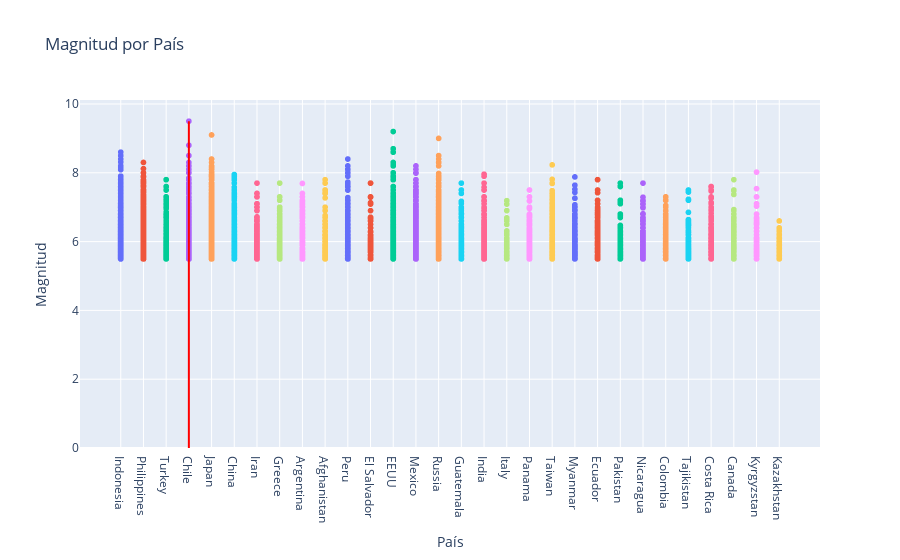

The notebook cell saved with this chart:
### Code cell
if isinstance(dfterremotos_30, pd.DataFrame):
    
    if all(col in dfterremotos_30.columns for col in ['Pais', 'Mag']):
        
        pais_con_max_magnitud = dfterremotos_30.loc[dfterremotos_30['Mag'].idxmax()]['Pais']
        
        fig = px.scatter(dfterremotos_30, x='Pais', y='Mag', color='Pais', title='Magnitud por País',
                         labels={'Mag': 'Magnitud', 'Pais': 'País'})
        
        max_magnitud = dfterremotos_30['Mag'].max()
        fig.add_shape(
            type='line',
            x0=pais_con_max_magnitud, x1=pais_con_max_magnitud,
            y0=0, y1=max_magnitud,
            line=dict(color='red', width=2)
        )
        
        fig.update_layout(showlegend=False) 

        fig.show()
        
        print(f"El país con el récord de la magnitud más alta es: {pais_con_max_magnitud}")
    else:
        print("Las columnas necesarias ('Pais', 'Mag').")
else:
    print("dfterremotos_30 no es un DataFrame.")

### Figure 1 — Plotly figure (JSON) as saved in the notebook; plotly's stock layout.template omitted (floating-point values rounded to 4 significant figures; data arrays with more than 128 entries replaced by an {"elided": "..."} marker saying what was removed)
{"data": [{"hovertemplate": "País=%{x}<br>Magnitud=%{y}<extra></extra>", "legendgroup": "Indonesia", "marker": {"color": "#636efa", "symbol": "circle"}, "mode": "markers", "name": "Indonesia", "showlegend": true, "type": "scattergl", "x": {"elided": "3650 str values"}, "xaxis": "x", "y": {"elided": "3650 float values"}, "yaxis": "y"}, {"hovertemplate": "País=%{x}<br>Magnitud=%{y}<extra></extra>", "legendgroup": "Philippines", "marker": {"color": "#EF553B", "symbol": "circle"}, "mode": "markers", "name": "Philippines", "showlegend": true, "type": "scattergl", "x": {"elided": "1612 str values"}, "xaxis": "x", "y": {"elided": "1612 float values"}, "yaxis": "y"}, {"hovertemplate": "País=%{x}<br>Magnitud=%{y}<extra></extra>", "legendgroup": "Turkey", "marker": {"color": "#00cc96", "symbol": "circle"}, "mode": "markers", "name": "Turkey", "showlegend": true, "type": "scattergl", "x": {"elided": "310 str values"}, "xaxis": "x", "y": {"elided": "310 float values"}, "yaxis": "y"}, {"hovertemplate": "País=%{x}<br>Magnitud=%{y}<extra></extra>", "legendgroup": "Chile", "marker": {"color": "#ab63fa", "symbol": "circle"}, "mode": "markers", "name": "Chile", "showlegend": true, "type": "scattergl", "x": {"elided": "1256 str values"}, "xaxis": "x", "y": {"elided": "1256 float values"}, "yaxis": "y"}, {"hovertemplate": "País=%{x}<br>Magnitud=%{y}<extra></extra>", "legendgroup": "Japan", "marker": {"color": "#FFA15A", "symbol": "circle"}, "mode": "markers", "name": "Japan", "showlegend": true, "type": "scattergl", "x": {"elided": "3036 str values"}, "xaxis": "x", "y": {"elided": "3036 float values"}, "yaxis": "y"}, {"hovertemplate": "País=%{x}<br>Magnitud=%{y}<extra></extra>", "legendgroup": "China", "marker": {"color": "#19d3f3", "symbol": "circle"}, "mode": "markers", "name": "China", "showlegend": true, "type": "scattergl", "x": {"elided": "678 str values"}, "xaxis": "x", "y": {"elided": "678 float values"}, "yaxis": "y"}, {"hovertemplate": "País=%{x}<br>Magnitud=%{y}<extra></extra>", "legendgroup": "Iran", "marker": {"color": "#FF6692", "symbol": "circle"}, "mode": "markers", "name": "Iran", "showlegend": true, "type": "scattergl", "x": {"elided": "346 str values"}, "xaxis": "x", "y": {"elided": "346 float values"}, "yaxis": "y"}, {"hovertemplate": "País=%{x}<br>Magnitud=%{y}<extra></extra>", "legendgroup": "Greece", "marker": {"color": "#B6E880", "symbol": "circle"}, "mode": "markers", "name": "Greece", "showlegend": true, "type": "scattergl", "x": {"elided": "436 str values"}, "xaxis": "x", "y": {"elided": "436 float values"}, "yaxis": "y"}, {"hovertemplate": "País=%{x}<br>Magnitud=%{y}<extra></extra>", "legendgroup": "Argentina", "marker": {"color": "#FF97FF", "symbol": "circle"}, "mode": "markers", "name": "Argentina", "showlegend": true, "type": "scattergl", "x": {"elided": "291 str values"}, "xaxis": "x", "y": {"elided": "291 float values"}, "yaxis": "y"}, {"hovertemplate": "País=%{x}<br>Magnitud=%{y}<extra></extra>", "legendgroup": "Afghanistan", "marker": {"color": "#FECB52", "symbol": "circle"}, "mode": "markers", "name": "Afghanistan", "showlegend": true, "type": "scattergl", "x": {"elided": "207 str values"}, "xaxis": "x", "y": {"elided": "207 float values"}, "yaxis": "y"}, {"hovertemplate": "País=%{x}<br>Magnitud=%{y}<extra></extra>", "legendgroup": "Peru", "marker": {"color": "#636efa", "symbol": "circle"}, "mode": "markers", "name": "Peru", "showlegend": true, "type": "scattergl", "x": {"elided": "579 str values"}, "xaxis": "x", "y": {"elided": "579 float values"}, "yaxis": "y"}, {"hovertemplate": "País=%{x}<br>Magnitud=%{y}<extra></extra>", "legendgroup": "El Salvador", "marker": {"color": "#EF553B", "symbol": "circle"}, "mode": "markers", "name": "El Salvador", "showlegend": true, "type": "scattergl", "x": ["El Salvador", "El Salvador", "El Salvador", "El Salvador", "El Salvador", "El Salvador", "El Salvador", "El Salvador", "El Salvador", "El Salvador", "El Salvador", "El Salvador", "El Salvador", "El Salvador", "El Salvador", "El Salvador", "El Salvador", "El Salvador", "El Salvador", "El Salvador", "El Salvador", "El Salvador", "El Salvador", "El Salvador", "El Salvador", "El Salvador", "El Salvador", "El Salvador", "El Salvador", "El Salvador", "El Salvador", "El Salvador", "El Salvador", "El Salvador", "El Salvador", "El Salvador", "El Salvador", "El Salvador", "El Salvador", "El Salvador", "El Salvador", "El Salvador", "El Salvador", "El Salvador", "El Salvador", "El Salvador", "El Salvador", "El Salvador", "El Salvador", "El Salvador", "El Salvador", "El Salvador", "El Salvador", "El Salvador", "El Salvador", "El Salvador", "El Salvador", "El Salvador", "El Salvador", "El Salvador", "El Salvador", "El Salvador", "El Salvador", "El Salvador", "El Salvador", "El Salvador", "El Salvador", "El Salvador", "El Salvador", "El Salvador", "El Salvador", "El Salvador", "El Salvador", "El Salvador", "El Salvador", "El Salvador", "El Salvador", "El Salvador", "El Salvador", "El Salvador", "El Salvador", "El Salvador", "El Salvador", "El Salvador", "El Salvador", "El Salvador", "El Salvador", "El Salvador", "El Salvador", "El Salvador", "El Salvador", "El Salvador", "El Salvador", "El Salvador", "El Salvador", "El Salvador", "El Salvador", "El Salvador", "El Salvador", "El Salvador", "El Salvador", "El Salvador", "El Salvador", "El Salvador", "El Salvador"], "xaxis": "x", "y": [5.6, 5.7, 5.5, 6, 5.6, 5.9, 6.6, 5.5, 6.1, 5.9, 6.2, 6.9, 5.6, 5.6, 5.6, 7.3, 5.6, 5.7, 5.5, 5.5, 7.3, 5.5, 5.7, 5.7, 5.9, 5.9, 5.8, 5.7, 5.7, 5.7, 6, 6.3, 5.5, 5.5, 5.7, 5.8, 5.9, 6.1, 5.5, 6.6, 5.8, 5.7, 5.6, 5.7, 5.7, 5.8, 5.6, 5.7, 7.7, 6.1, 6.5, 5.6, 5.5, 5.6, 5.7, 5.6, 5.6, 5.5, 5.6, 6, 5.8, 5.5, 5.7, 5.7, 5.7, 5.6, 5.8, 5.5, 5.8, 5.5, 7.29, 5.9, 5.68, 5.5, 5.53, 5.93, 6.04, 5.77, 6.06, 5.96, 5.85, 6.03, 5.74, 6.16, 5.9, 5.99, 5.77, 5.84, 6.28, 6.18, 5.9, 7.09, 6.19, 5.71, 6.7, 7.13, 6.28, 5.86, 6.69, 6.66, 6.19, 6.4, 6.71, 7.7, 6.4], "yaxis": "y"}, {"hovertemplate": "País=%{x}<br>Magnitud=%{y}<extra></extra>", "legendgroup": "EEUU", "marker": {"color": "#00cc96", "symbol": "circle"}, "mode": "markers", "name": "EEUU", "showlegend": true, "type": "scattergl", "x": {"elided": "2210 str values"}, "xaxis": "x", "y": {"elided": "2210 float values"}, "yaxis": "y"}, {"hovertemplate": "País=%{x}<br>Magnitud=%{y}<extra></extra>", "legendgroup": "Mexico", "marker": {"color": "#ab63fa", "symbol": "circle"}, "mode": "markers", "name": "Mexico", "showlegend": true, "type": "scattergl", "x": {"elided": "816 str values"}, "xaxis": "x", "y": {"elided": "816 float values"}, "yaxis": "y"}, {"hovertemplate": "País=%{x}<br>Magnitud=%{y}<extra></extra>", "legendgroup": "Russia", "marker": {"color": "#FFA15A", "symbol": "circle"}, "mode": "markers", "name": "Russia", "showlegend": true, "type": "scattergl", "x": {"elided": "1834 str values"}, "xaxis": "x", "y": {"elided": "1834 float values"}, "yaxis": "y"}, {"hovertemplate": "País=%{x}<br>Magnitud=%{y}<extra></extra>", "legendgroup": "Guatemala", "marker": {"color": "#19d3f3", "symbol": "circle"}, "mode": "markers", "name": "Guatemala", "showlegend": true, "type": "scattergl", "x": {"elided": "189 str values"}, "xaxis": "x", "y": {"elided": "189 float values"}, "yaxis": "y"}, {"hovertemplate": "País=%{x}<br>Magnitud=%{y}<extra></extra>", "legendgroup": "India", "marker": {"color": "#FF6692", "symbol": "circle"}, "mode": "markers", "name": "India", "showlegend": true, "type": "scattergl", "x": {"elided": "449 str values"}, "xaxis": "x", "y": {"elided": "449 float values"}, "yaxis": "y"}, {"hovertemplate": "País=%{x}<br>Magnitud=%{y}<extra></extra>", "legendgroup": "Italy", "marker": {"color": "#B6E880", "symbol": "circle"}, "mode": "markers", "name": "Italy", "showlegend": true, "type": "scattergl", "x": ["Italy", "Italy", "Italy", "Italy", "Italy", "Italy", "Italy", "Italy", "Italy", "Italy", "Italy", "Italy", "Italy", "Italy", "Italy", "Italy", "Italy", "Italy", "Italy", "Italy", "Italy", "Italy", "Italy", "Italy", "Italy", "Italy", "Italy", "Italy", "Italy", "Italy", "Italy", "Italy", "Italy", "Italy", "Italy", "Italy", "Italy", "Italy", "Italy", "Italy", "Italy", "Italy", "Italy", "Italy", "Italy", "Italy", "Italy", "Italy", "Italy", "Italy", "Italy", "Italy", "Italy", "Italy", "Italy", "Italy", "Italy", "Italy", "Italy", "Italy", "Italy", "Italy", "Italy", "Italy", "Italy", "Italy", "Italy", "Italy", "Italy", "Italy", "Italy", "Italy", "Italy", "Italy", "Italy", "Italy", "Italy", "Italy", "Italy", "Italy", "Italy", "Italy", "Italy", "Italy", "Italy", "Italy", "Italy", "Italy", "Italy", "Italy", "Italy"], "xaxis": "x", "y": [5.5, 5.5, 5.6, 5.7, 6.6, 5.8, 6.1, 5.5, 5.6, 6.2, 5.5, 5.8, 6, 5.5, 6.3, 5.8, 5.5, 5.8, 5.9, 6, 5.6, 5.5, 5.5, 5.5, 6, 5.7, 5.8, 5.6, 5.8, 5.5, 5.9, 5.7, 5.5, 6.9, 5.7, 5.9, 5.5, 5.6, 5.7, 5.6, 5.6, 5.7, 5.9, 6, 5.5, 6.1, 5.9, 6.5, 6.07, 6.1, 6.3, 6.2, 5.66, 5.55, 5.6, 5.67, 5.83, 5.6, 5.53, 5.93, 5.61, 5.79, 5.65, 5.58, 5.61, 5.7, 5.98, 6.64, 5.53, 5.98, 5.82, 5.62, 6.31, 5.62, 5.7, 6.23, 5.84, 5.56, 5.72, 5.57, 6.01, 6.05, 6.69, 5.6, 5.5, 5.69, 5.55, 5.93, 7.09, 5.87, 7.19], "yaxis": "y"}, {"hovertemplate": "País=%{x}<br>Magnitud=%{y}<extra></extra>", "legendgroup": "Panama", "marker": {"color": "#FF97FF", "symbol": "circle"}, "mode": "markers", "name": "Panama", "showlegend": true, "type": "scattergl", "x": {"elided": "214 str values"}, "xaxis": "x", "y": {"elided": "214 float values"}, "yaxis": "y"}, {"hovertemplate": "País=%{x}<br>Magnitud=%{y}<extra></extra>", "legendgroup": "Taiwan", "marker": {"color": "#FECB52", "symbol": "circle"}, "mode": "markers", "name": "Taiwan", "showlegend": true, "type": "scattergl", "x": {"elided": "441 str values"}, "xaxis": "x", "y": {"elided": "441 float values"}, "yaxis": "y"}, {"hovertemplate": "País=%{x}<br>Magnitud=%{y}<extra></extra>", "legendgroup": "Myanmar", "marker": {"color": "#636efa", "symbol": "circle"}, "mode": "markers", "name": "Myanmar", "showlegend": true, "type": "scattergl", "x": {"elided": "160 str values"}, "xaxis": "x", "y": {"elided": "160 float values"}, "yaxis": "y"}, {"hovertemplate": "País=%{x}<br>Magnitud=%{y}<extra></extra>", "legendgroup": "Ecuador", "marker": {"color": "#EF553B", "symbol": "circle"}, "mode": "markers", "name": "Ecuador", "showlegend": true, "type": "scattergl", "x": {"elided": "179 str values"}, "xaxis": "x", "y": {"elided": "179 float values"}, "yaxis": "y"}, {"hovertemplate": "País=%{x}<br>Magnitud=%{y}<extra></extra>", "legendgroup": "Pakistan", "marker": {"color": "#00cc96", "symbol": "circle"}, "mode": "markers", "name": "Pakistan", "showlegend": true, "type": "scattergl", "x": {"elided": "180 str values"}, "xaxis": "x", "y": {"elided": "180 float values"}, "yaxis": "y"}, {"hovertemplate": "País=%{x}<br>Magnitud=%{y}<extra></extra>", "legendgroup": "Nicaragua", "marker": {"color": "#ab63fa", "symbol": "circle"}, "mode": "markers", "name": "Nicaragua", "showlegend": true, "type": "scattergl", "x": {"elided": "164 str values"}, "xaxis": "x", "y": {"elided": "164 float values"}, "yaxis": "y"}, {"hovertemplate": "País=%{x}<br>Magnitud=%{y}<extra></extra>", "legendgroup": "Colombia", "marker": {"color": "#FFA15A", "symbol": "circle"}, "mode": "markers", "name": "Colombia", "showlegend": true, "type": "scattergl", "x": {"elided": "163 str values"}, "xaxis": "x", "y": {"elided": "163 float values"}, "yaxis": "y"}, {"hovertemplate": "País=%{x}<br>Magnitud=%{y}<extra></extra>", "legendgroup": "Tajikistan", "marker": {"color": "#19d3f3", "symbol": "circle"}, "mode": "markers", "name": "Tajikistan", "showlegend": true, "type": "scattergl", "x": ["Tajikistan", "Tajikistan", "Tajikistan", "Tajikistan", "Tajikistan", "Tajikistan", "Tajikistan", "Tajikistan", "Tajikistan", "Tajikistan", "Tajikistan", "Tajikistan", "Tajikistan", "Tajikistan", "Tajikistan", "Tajikistan", "Tajikistan", "Tajikistan", "Tajikistan", "Tajikistan", "Tajikistan", "Tajikistan", "Tajikistan", "Tajikistan", "Tajikistan", "Tajikistan", "Tajikistan", "Tajikistan", "Tajikistan", "Tajikistan", "Tajikistan", "Tajikistan", "Tajikistan", "Tajikistan", "Tajikistan", "Tajikistan", "Tajikistan", "Tajikistan", "Tajikistan", "Tajikistan", "Tajikistan", "Tajikistan", "Tajikistan", "Tajikistan", "Tajikistan", "Tajikistan", "Tajikistan", "Tajikistan", "Tajikistan", "Tajikistan", "Tajikistan", "Tajikistan", "Tajikistan", "Tajikistan", "Tajikistan", "Tajikistan", "Tajikistan", "Tajikistan", "Tajikistan", "Tajikistan", "Tajikistan", "Tajikistan", "Tajikistan", "Tajikistan", "Tajikistan", "Tajikistan", "Tajikistan", "Tajikistan", "Tajikistan", "Tajikistan", "Tajikistan", "Tajikistan", "Tajikistan", "Tajikistan", "Tajikistan", "Tajikistan", "Tajikistan", "Tajikistan", "Tajikistan", "Tajikistan", "Tajikistan", "Tajikistan", "Tajikistan", "Tajikistan", "Tajikistan", "Tajikistan", "Tajikistan", "Tajikistan", "Tajikistan", "Tajikistan", "Tajikistan", "Tajikistan", "Tajikistan", "Tajikistan", "Tajikistan"], "xaxis": "x", "y": [5.7, 5.6, 5.5, 6.2, 5.7, 5.8, 6, 6.6, 5.6, 7.2, 5.6, 5.7, 6, 6, 5.6, 5.8, 5.7, 5.8, 5.5, 5.5, 5.6, 5.5, 5.8, 5.5, 5.6, 5.7, 5.5, 5.5, 5.6, 5.8, 5.6, 6.1, 5.5, 5.5, 6.2, 5.68, 6.08, 5.53, 6.02, 5.96, 6.47, 5.62, 5.6, 5.77, 5.53, 5.58, 5.52, 5.52, 6.33, 5.61, 6.08, 5.64, 5.56, 5.66, 5.61, 5.71, 6.03, 6.85, 6.56, 6.12, 5.69, 7.5, 5.79, 5.67, 5.5, 6.5, 5.89, 5.84, 5.76, 5.86, 6.46, 5.63, 5.92, 5.67, 5.75, 6.28, 5.78, 5.58, 5.75, 5.56, 5.55, 6.48, 5.62, 5.91, 5.65, 5.66, 6.21, 6.47, 6.4, 6.64, 5.68, 7.23, 6.52, 7.44, 6.27], "yaxis": "y"}, {"hovertemplate": "País=%{x}<br>Magnitud=%{y}<extra></extra>", "legendgroup": "Costa Rica", "marker": {"color": "#FF6692", "symbol": "circle"}, "mode": "markers", "name": "Costa Rica", "showlegend": true, "type": "scattergl", "x": {"elided": "132 str values"}, "xaxis": "x", "y": {"elided": "132 float values"}, "yaxis": "y"}, {"hovertemplate": "País=%{x}<br>Magnitud=%{y}<extra></extra>", "legendgroup": "Canada", "marker": {"color": "#B6E880", "symbol": "circle"}, "mode": "markers", "name": "Canada", "showlegend": true, "type": "scattergl", "x": {"elided": "162 str values"}, "xaxis": "x", "y": {"elided": "162 float values"}, "yaxis": "y"}, {"hovertemplate": "País=%{x}<br>Magnitud=%{y}<extra></extra>", "legendgroup": "Kyrgyzstan", "marker": {"color": "#FF97FF", "symbol": "circle"}, "mode": "markers", "name": "Kyrgyzstan", "showlegend": true, "type": "scattergl", "x": ["Kyrgyzstan", "Kyrgyzstan", "Kyrgyzstan", "Kyrgyzstan", "Kyrgyzstan", "Kyrgyzstan", "Kyrgyzstan", "Kyrgyzstan", "Kyrgyzstan", "Kyrgyzstan", "Kyrgyzstan", "Kyrgyzstan", "Kyrgyzstan", "Kyrgyzstan", "Kyrgyzstan", "Kyrgyzstan", "Kyrgyzstan", "Kyrgyzstan", "Kyrgyzstan", "Kyrgyzstan", "Kyrgyzstan", "Kyrgyzstan", "Kyrgyzstan", "Kyrgyzstan", "Kyrgyzstan", "Kyrgyzstan", "Kyrgyzstan", "Kyrgyzstan", "Kyrgyzstan", "Kyrgyzstan", "Kyrgyzstan", "Kyrgyzstan", "Kyrgyzstan", "Kyrgyzstan", "Kyrgyzstan", "Kyrgyzstan", "Kyrgyzstan", "Kyrgyzstan", "Kyrgyzstan", "Kyrgyzstan", "Kyrgyzstan", "Kyrgyzstan", "Kyrgyzstan", "Kyrgyzstan", "Kyrgyzstan", "Kyrgyzstan", "Kyrgyzstan", "Kyrgyzstan", "Kyrgyzstan", "Kyrgyzstan", "Kyrgyzstan", "Kyrgyzstan", "Kyrgyzstan", "Kyrgyzstan", "Kyrgyzstan", "Kyrgyzstan", "Kyrgyzstan", "Kyrgyzstan", "Kyrgyzstan", "Kyrgyzstan", "Kyrgyzstan", "Kyrgyzstan", "Kyrgyzstan", "Kyrgyzstan", "Kyrgyzstan", "Kyrgyzstan", "Kyrgyzstan", "Kyrgyzstan", "Kyrgyzstan", "Kyrgyzstan", "Kyrgyzstan"], "xaxis": "x", "y": [6.4, 5.5, 5.6, 6.1, 5.5, 5.6, 5.9, 6.7, 5.6, 5.8, 5.8, 5.6, 6.6, 6.3, 6.1, 7.3, 6.2, 6.4, 5.7, 5.8, 5.6, 5.5, 6.8, 7.1, 6.1, 6.1, 5.9, 6.1, 5.8, 5.6, 7.3, 5.5, 6.3, 5.6, 5.5, 6.5, 5.79, 5.66, 5.69, 5.79, 5.97, 5.5, 5.88, 5.89, 5.68, 5.81, 7.54, 5.79, 5.68, 6.01, 6.12, 6.55, 5.67, 5.71, 7.03, 5.58, 5.79, 5.81, 6.07, 5.87, 5.58, 5.69, 5.79, 5.73, 6.66, 6.52, 5.69, 6.5, 8.02, 5.77, 6.01], "yaxis": "y"}, {"hovertemplate": "País=%{x}<br>Magnitud=%{y}<extra></extra>", "legendgroup": "Kazakhstan", "marker": {"color": "#FECB52", "symbol": "circle"}, "mode": "markers", "name": "Kazakhstan", "showlegend": true, "type": "scattergl", "x": ["Kazakhstan", "Kazakhstan", "Kazakhstan", "Kazakhstan", "Kazakhstan", "Kazakhstan", "Kazakhstan", "Kazakhstan", "Kazakhstan", "Kazakhstan", "Kazakhstan", "Kazakhstan", "Kazakhstan", "Kazakhstan", "Kazakhstan", "Kazakhstan", "Kazakhstan", "Kazakhstan", "Kazakhstan", "Kazakhstan", "Kazakhstan", "Kazakhstan", "Kazakhstan", "Kazakhstan", "Kazakhstan", "Kazakhstan", "Kazakhstan", "Kazakhstan", "Kazakhstan", "Kazakhstan", "Kazakhstan", "Kazakhstan", "Kazakhstan", "Kazakhstan", "Kazakhstan", "Kazakhstan", "Kazakhstan", "Kazakhstan", "Kazakhstan", "Kazakhstan", "Kazakhstan", "Kazakhstan", "Kazakhstan", "Kazakhstan", "Kazakhstan", "Kazakhstan", "Kazakhstan", "Kazakhstan", "Kazakhstan", "Kazakhstan", "Kazakhstan", "Kazakhstan", "Kazakhstan", "Kazakhstan", "Kazakhstan", "Kazakhstan", "Kazakhstan", "Kazakhstan", "Kazakhstan", "Kazakhstan", "Kazakhstan", "Kazakhstan", "Kazakhstan", "Kazakhstan", "Kazakhstan", "Kazakhstan", "Kazakhstan", "Kazakhstan", "Kazakhstan", "Kazakhstan", "Kazakhstan", "Kazakhstan", "Kazakhstan", "Kazakhstan", "Kazakhstan", "Kazakhstan", "Kazakhstan", "Kazakhstan", "Kazakhstan", "Kazakhstan", "Kazakhstan", "Kazakhstan", "Kazakhstan", "Kazakhstan", "Kazakhstan", "Kazakhstan", "Kazakhstan", "Kazakhstan", "Kazakhstan", "Kazakhstan", "Kazakhstan", "Kazakhstan", "Kazakhstan", "Kazakhstan", "Kazakhstan", "Kazakhstan", "Kazakhstan", "Kazakhstan", "Kazakhstan", "Kazakhstan", "Kazakhstan", "Kazakhstan", "Kazakhstan", "Kazakhstan", "Kazakhstan", "Kazakhstan", "Kazakhstan", "Kazakhstan", "Kazakhstan", "Kazakhstan", "Kazakhstan", "Kazakhstan", "Kazakhstan", "Kazakhstan", "Kazakhstan", "Kazakhstan", "Kazakhstan", "Kazakhstan", "Kazakhstan", "Kazakhstan", "Kazakhstan"], "xaxis": "x", "y": [6.1, 6, 5.5, 5.5, 6.2, 6.6, 6, 5.6, 5.9, 6.1, 5.9, 6.1, 5.7, 6.1, 6.1, 6.1, 6.1, 6.1, 6, 5.9, 5.8, 6.1, 5.6, 6, 6.2, 5.5, 5.9, 6, 6, 5.9, 5.9, 6, 6.1, 5.8, 6.2, 6.2, 6, 5.9, 5.7, 5.9, 5.7, 5.8, 5.5, 5.5, 6.1, 6, 6.1, 5.7, 6.1, 6.1, 6.1, 6.2, 5.6, 6, 6, 5.9, 5.6, 5.9, 5.9, 5.9, 5.7, 5.6, 5.5, 5.5, 6.1, 6, 6, 5.8, 5.9, 6.1, 5.6, 5.8, 6.3, 6, 6, 6, 5.6, 5.8, 6, 5.9, 5.7, 5.8, 5.9, 5.5, 5.9, 5.6, 5.5, 5.9, 5.6, 5.9, 5.9, 5.8, 5.9, 5.8, 5.8, 5.8, 5.5, 5.6, 5.7, 5.6, 5.5, 5.9, 6, 6.3, 5.58, 5.52, 5.88, 5.55, 5.84, 5.56, 6.4, 5.73, 5.67, 5.81, 5.95, 5.77, 5.77, 5.73, 6.38, 5.62, 5.82], "yaxis": "y"}], "layout": {"legend": {"title": {"text": "País"}, "tracegroupgap": 0}, "shapes": [{"line": {"color": "red", "width": 2}, "type": "line", "x0": "Chile", "x1": "Chile", "y0": 0, "y1": 9.5}], "showlegend": false, "title": {"text": "Magnitud por País"}, "xaxis": {"anchor": "y", "categoryarray": ["Indonesia", "Philippines", "Turkey", "Chile", "Japan", "China", "Iran", "Greece", "Argentina", "Afghanistan", "Peru", "El Salvador", "EEUU", "Mexico", "Russia", "Guatemala", "India", "Italy", "Panama", "Taiwan", "Myanmar", "Ecuador", "Pakistan", "Nicaragua", "Colombia", "Tajikistan", "Costa Rica", "Canada", "Kyrgyzstan", "Kazakhstan"], "categoryorder": "array", "domain": [0, 1], "title": {"text": "País"}}, "yaxis": {"anchor": "x", "domain": [0, 1], "title": {"text": "Magnitud"}}}}
